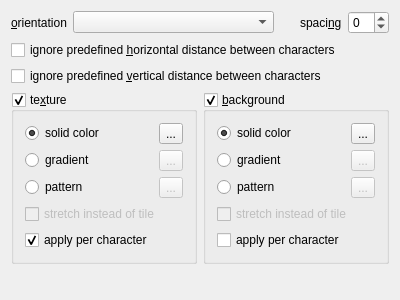
<?xml version="1.0" encoding="UTF-8"?>
<ui version="4.0">
 <class>ClassicSkinSettings</class>
 <widget class="QWidget" name="ClassicSkinSettings">
  <property name="geometry">
   <rect>
    <x>0</x>
    <y>0</y>
    <width>400</width>
    <height>300</height>
   </rect>
  </property>
  <layout class="QGridLayout" name="gridLayout_3">
   <item row="0" column="0" colspan="2">
    <layout class="QHBoxLayout" name="horizontalLayout_2">
     <item>
      <widget class="QLabel" name="orientation_label">
       <property name="text">
        <string>&amp;orientation</string>
       </property>
       <property name="buddy">
        <cstring>orientation_cbox</cstring>
       </property>
      </widget>
     </item>
     <item>
      <widget class="QComboBox" name="orientation_cbox">
       <property name="sizePolicy">
        <sizepolicy hsizetype="MinimumExpanding" vsizetype="Fixed">
         <horstretch>0</horstretch>
         <verstretch>0</verstretch>
        </sizepolicy>
       </property>
      </widget>
     </item>
     <item>
      <spacer name="horizontalSpacer">
       <property name="orientation">
        <enum>Qt::Horizontal</enum>
       </property>
       <property name="sizeType">
        <enum>QSizePolicy::Fixed</enum>
       </property>
       <property name="sizeHint" stdset="0">
        <size>
         <width>20</width>
         <height>20</height>
        </size>
       </property>
      </spacer>
     </item>
     <item>
      <widget class="QLabel" name="spacing_label">
       <property name="text">
        <string>spaci&amp;ng</string>
       </property>
       <property name="buddy">
        <cstring>spacing_edit</cstring>
       </property>
      </widget>
     </item>
     <item>
      <widget class="QSpinBox" name="spacing_edit">
       <property name="minimum">
        <number>-8</number>
       </property>
       <property name="maximum">
        <number>32</number>
       </property>
      </widget>
     </item>
    </layout>
   </item>
   <item row="2" column="0" colspan="2">
    <widget class="QCheckBox" name="ignore_advance_y">
     <property name="text">
      <string>ignore predefined &amp;vertical distance between characters</string>
     </property>
    </widget>
   </item>
   <item row="4" column="0" colspan="2">
    <spacer name="verticalSpacer">
     <property name="orientation">
      <enum>Qt::Vertical</enum>
     </property>
     <property name="sizeHint" stdset="0">
      <size>
       <width>348</width>
       <height>58</height>
      </size>
     </property>
    </spacer>
   </item>
   <item row="3" column="1">
    <widget class="QGroupBox" name="background_group">
     <property name="title">
      <string>&amp;background</string>
     </property>
     <property name="checkable">
      <bool>true</bool>
     </property>
     <layout class="QGridLayout" name="gridLayout_2">
      <item row="4" column="0" colspan="2">
       <widget class="QCheckBox" name="bg_per_element_cb">
        <property name="text">
         <string>apply per character</string>
        </property>
       </widget>
      </item>
      <item row="0" column="0">
       <widget class="QRadioButton" name="bg_solid_color_rbtn">
        <property name="text">
         <string>solid color</string>
        </property>
        <property name="checked">
         <bool>true</bool>
        </property>
       </widget>
      </item>
      <item row="2" column="0">
       <widget class="QRadioButton" name="bg_pattern_rbtn">
        <property name="text">
         <string>pattern</string>
        </property>
       </widget>
      </item>
      <item row="2" column="1">
       <widget class="QToolButton" name="bg_select_pattern_btn">
        <property name="enabled">
         <bool>false</bool>
        </property>
        <property name="text">
         <string notr="true">...</string>
        </property>
       </widget>
      </item>
      <item row="1" column="0">
       <widget class="QRadioButton" name="bg_gradient_rbtn">
        <property name="text">
         <string>gradient</string>
        </property>
       </widget>
      </item>
      <item row="0" column="1">
       <widget class="QToolButton" name="bg_select_color_btn">
        <property name="text">
         <string notr="true">...</string>
        </property>
       </widget>
      </item>
      <item row="1" column="1">
       <widget class="QToolButton" name="bg_select_gradient_btn">
        <property name="enabled">
         <bool>false</bool>
        </property>
        <property name="text">
         <string notr="true">...</string>
        </property>
       </widget>
      </item>
      <item row="3" column="0" colspan="2">
       <widget class="QCheckBox" name="bg_pattern_stretch">
        <property name="enabled">
         <bool>false</bool>
        </property>
        <property name="text">
         <string>stretch instead of tile</string>
        </property>
       </widget>
      </item>
     </layout>
    </widget>
   </item>
   <item row="3" column="0">
    <widget class="QGroupBox" name="texture_group">
     <property name="title">
      <string>te&amp;xture</string>
     </property>
     <property name="checkable">
      <bool>true</bool>
     </property>
     <layout class="QGridLayout" name="gridLayout">
      <item row="0" column="0">
       <widget class="QRadioButton" name="tx_solid_color_rbtn">
        <property name="text">
         <string>solid color</string>
        </property>
        <property name="checked">
         <bool>true</bool>
        </property>
       </widget>
      </item>
      <item row="2" column="0">
       <widget class="QRadioButton" name="tx_pattern_rbtn">
        <property name="text">
         <string>pattern</string>
        </property>
       </widget>
      </item>
      <item row="1" column="1">
       <widget class="QToolButton" name="tx_select_gradient_btn">
        <property name="enabled">
         <bool>false</bool>
        </property>
        <property name="text">
         <string notr="true">...</string>
        </property>
       </widget>
      </item>
      <item row="0" column="1">
       <widget class="QToolButton" name="tx_select_color_btn">
        <property name="text">
         <string notr="true">...</string>
        </property>
       </widget>
      </item>
      <item row="4" column="0" colspan="2">
       <widget class="QCheckBox" name="tx_per_element_cb">
        <property name="text">
         <string>apply per character</string>
        </property>
        <property name="checked">
         <bool>true</bool>
        </property>
       </widget>
      </item>
      <item row="2" column="1">
       <widget class="QToolButton" name="tx_select_pattern_btn">
        <property name="enabled">
         <bool>false</bool>
        </property>
        <property name="text">
         <string notr="true">...</string>
        </property>
       </widget>
      </item>
      <item row="1" column="0">
       <widget class="QRadioButton" name="tx_gradient_rbtn">
        <property name="text">
         <string>gradient</string>
        </property>
       </widget>
      </item>
      <item row="3" column="0" colspan="2">
       <widget class="QCheckBox" name="tx_pattern_stretch">
        <property name="enabled">
         <bool>false</bool>
        </property>
        <property name="text">
         <string>stretch instead of tile</string>
        </property>
       </widget>
      </item>
     </layout>
    </widget>
   </item>
   <item row="1" column="0" colspan="2">
    <widget class="QCheckBox" name="ignore_advance_x">
     <property name="text">
      <string>ignore predefined &amp;horizontal distance between characters</string>
     </property>
    </widget>
   </item>
  </layout>
 </widget>
 <layoutdefault spacing="6" margin="11"/>
 <resources/>
 <connections>
  <connection>
   <sender>tx_solid_color_rbtn</sender>
   <signal>toggled(bool)</signal>
   <receiver>tx_select_color_btn</receiver>
   <slot>setEnabled(bool)</slot>
   <hints>
    <hint type="sourcelabel">
     <x>130</x>
     <y>115</y>
    </hint>
    <hint type="destinationlabel">
     <x>175</x>
     <y>115</y>
    </hint>
   </hints>
  </connection>
  <connection>
   <sender>tx_gradient_rbtn</sender>
   <signal>toggled(bool)</signal>
   <receiver>tx_select_gradient_btn</receiver>
   <slot>setEnabled(bool)</slot>
   <hints>
    <hint type="sourcelabel">
     <x>130</x>
     <y>145</y>
    </hint>
    <hint type="destinationlabel">
     <x>175</x>
     <y>145</y>
    </hint>
   </hints>
  </connection>
  <connection>
   <sender>tx_pattern_rbtn</sender>
   <signal>toggled(bool)</signal>
   <receiver>tx_select_pattern_btn</receiver>
   <slot>setEnabled(bool)</slot>
   <hints>
    <hint type="sourcelabel">
     <x>130</x>
     <y>175</y>
    </hint>
    <hint type="destinationlabel">
     <x>175</x>
     <y>175</y>
    </hint>
   </hints>
  </connection>
  <connection>
   <sender>bg_solid_color_rbtn</sender>
   <signal>toggled(bool)</signal>
   <receiver>bg_select_color_btn</receiver>
   <slot>setEnabled(bool)</slot>
   <hints>
    <hint type="sourcelabel">
     <x>320</x>
     <y>115</y>
    </hint>
    <hint type="destinationlabel">
     <x>365</x>
     <y>115</y>
    </hint>
   </hints>
  </connection>
  <connection>
   <sender>bg_gradient_rbtn</sender>
   <signal>toggled(bool)</signal>
   <receiver>bg_select_gradient_btn</receiver>
   <slot>setEnabled(bool)</slot>
   <hints>
    <hint type="sourcelabel">
     <x>320</x>
     <y>145</y>
    </hint>
    <hint type="destinationlabel">
     <x>365</x>
     <y>145</y>
    </hint>
   </hints>
  </connection>
  <connection>
   <sender>bg_pattern_rbtn</sender>
   <signal>toggled(bool)</signal>
   <receiver>bg_select_pattern_btn</receiver>
   <slot>setEnabled(bool)</slot>
   <hints>
    <hint type="sourcelabel">
     <x>320</x>
     <y>175</y>
    </hint>
    <hint type="destinationlabel">
     <x>365</x>
     <y>175</y>
    </hint>
   </hints>
  </connection>
  <connection>
   <sender>tx_pattern_rbtn</sender>
   <signal>toggled(bool)</signal>
   <receiver>tx_pattern_stretch</receiver>
   <slot>setEnabled(bool)</slot>
   <hints>
    <hint type="sourcelabel">
     <x>87</x>
     <y>171</y>
    </hint>
    <hint type="destinationlabel">
     <x>102</x>
     <y>200</y>
    </hint>
   </hints>
  </connection>
  <connection>
   <sender>bg_pattern_rbtn</sender>
   <signal>toggled(bool)</signal>
   <receiver>bg_pattern_stretch</receiver>
   <slot>setEnabled(bool)</slot>
   <hints>
    <hint type="sourcelabel">
     <x>281</x>
     <y>171</y>
    </hint>
    <hint type="destinationlabel">
     <x>296</x>
     <y>200</y>
    </hint>
   </hints>
  </connection>
 </connections>
</ui>
